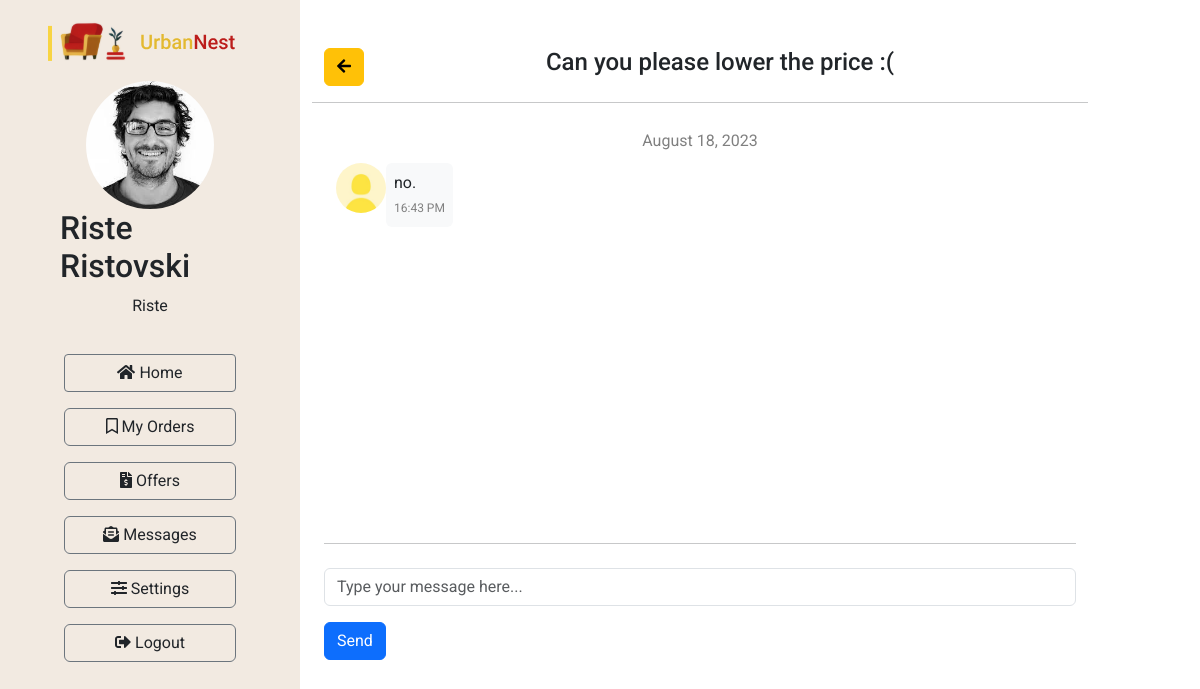
The page /dashboard/thread_detail/4 (signed in) on the database its author committed.
### Furniture/models.py (models this page shows, shortened)
class UrbanNestUser(models.Model):
    user = models.OneToOneField(User, on_delete=models.CASCADE)
    first_name = models.CharField(max_length=100)
    last_name = models.CharField(max_length=100)
    photo = models.ImageField(upload_to='images/users', null=True, blank=True)
    address = models.CharField(max_length=200)
    city = models.CharField(max_length=100)
    postal_code = models.CharField(max_length=100)
    province = models.CharField(max_length=100)
    country = CountryField()
    phone_number = models.CharField(max_length=15)
    shopping_cart = models.ForeignKey('ShoppingCart', on_delete=models.CASCADE, null=True, blank=True)

class MessageThread(models.Model):
    seller = models.ForeignKey(UrbanNestUser, related_name='seller_threads', on_delete=models.CASCADE)
    customer = models.ForeignKey(UrbanNestUser, related_name='customer_threads', on_delete=models.CASCADE)
    furniture_ad = models.ForeignKey(FurnitureAd, on_delete=models.CASCADE)
    title = models.CharField(max_length=255)
    creation_date = models.DateTimeField(auto_now_add=True)
    last_modified_date = models.DateTimeField(auto_now=True)
    active = models.BooleanField(default=True)

class Message(models.Model):
    thread = models.ForeignKey(MessageThread, on_delete=models.CASCADE)
    author = models.ForeignKey(UrbanNestUser, on_delete=models.CASCADE)
    message = models.TextField()
    creation_date = models.DateTimeField(auto_now_add=True)

### Furniture/views.py (the view, shortened to what this page needs)
# urls.py: path("dashboard/thread_detail/<int:thread_pk>", dashboard_thread_detail,
@login_required
def dashboard_thread_detail(request, thread_pk):
    user = UrbanNestUser.objects.get(user=request.user)
    thread = MessageThread.objects.get(pk=thread_pk)
    messages = Message.objects.filter(thread=thread).order_by('creation_date')
    form = MessageForm()
    context = {'user': user, 'form': form, 'thread': thread, 'messages': messages}
    return render(request, 'dashboard/dashboard-thread-detail.html', context=context)

### Furniture/forms.py
class MessageForm(forms.ModelForm):
    def __init__(self, *args, **kwargs):
        super(MessageForm, self).__init__(*args, **kwargs)
        for field in self.visible_fields():
            field.field.widget.attrs['class'] = 'form-control'
        self.fields['message'].widget.attrs.update({
            'class': 'form-control',
            'rows': 1,  # Display only 1 row initially
            'placeholder': 'Type your message here...',
            'style': 'resize: none;'  # Disable text area resizing
        })
    class Meta:
        model = Message
        fields = ("message",)
    message = forms.CharField(label='', widget=forms.Textarea)

### Furniture/templates/dashboard/dashboard-thread-detail.html (shortened to what this page needs)
{% extends "dashboard/base-dashboard.html" %}
{% block content %}
<div class="container mt-5 d-flex flex-row align-items-between justify-content-center">
    <a href="{% url 'dashboard_messages' %}" class="btn btn-warning text-center">
        <i class="fa fa-arrow-left" aria-hidden="true"></i>
    </a>
    <h4 class="container text-center">{{ thread.title }}</h4>
</div>
<hr class="hr">
<div class="container">
    <div class="container">
        <div class="messages" style="height: 400px; overflow-y: scroll;">
            {% with prev_date=None %}
            {% for message in messages %}
            {% if prev_date != message.creation_date|date:"Ymd" %}
            <div class="message-date">
                {{ message.creation_date|date:"F d, Y" }}
            </div>
            {% endif %}
            <div class="message {% if user == message.author %}message-out{% else %}message-in{% endif %}">
                <div class="message-avatar">
                    {% if user.photo %}
                    <img src="{% if user == message.author %}{{ MEDIA_URL }}{{ user.photo.url }}{% else %}{{ MEDIA_URL }}{{ message.author.photo.url }}{% endif %}"
                         alt="Avatar" class="rounded-circle">
                    {% endif %}
                </div>
                <div class="message-content bg-light rounded p-2">
                    <p class="mb-0">{{ message.message }}</p>
                    <small class="message-time">{{ message.creation_date|date:"H:i A" }}</small>
                </div>
            </div>
            {% endfor %}
            {% endwith %}
        </div>
    </div>
    <hr class="my-4">
    <form method="post">
        {{ form.as_p }}
        <button type="submit" class="btn btn-primary mt-0 mb-2">Send</button>
    </form>
</div>
{% endblock %}

### Furniture/templates/dashboard/base-dashboard.html (shortened to what this page needs)
<!DOCTYPE html>
<html lang="en">
<head>
    <link rel="stylesheet" href="https://cdn.jsdelivr.net/npm/bootstrap@5.3.0/dist/css/bootstrap.min.css">
    <link rel="stylesheet"
          href="https://cdn.jsdelivr.net/npm/@fortawesome/fontawesome-free@6.2.1/css/fontawesome.min.css"
>
</head>
<body>
<div style="min-height: 100vh;">
    <div class="row d-flex align-items-stretch p-0 m-0">
        <div class="py-3 px-5 col-md-3" style="background: #F2EAE1; min-height: 100vh;">
            <a href="{% url 'index' %}">
                <div>
                </div>
            </a>
            <div class="pt-3 container d-flex flex-column align-items-center justify-content-center mb-1">
                {% if user.photo %}
                <img src="{{ MEDIA_URL }}{{ user.photo.url }}" alt="" class="rounded-circle"
                     style="width: 128px; height: 128px;">
                {% endif %}
                <h2>{{ user.first_name }} {{ user.last_name }}</h2>
                <p>{{ user.user.username }}</p>
            </div>
            <div class="d-flex flex-column justify-content-center px-3 gap-3 py-3">
                <a href="{% url 'dashboard_home' %}" class="text-decoration-none text-reset btn btn-outline-secondary"
                   style="border-radius: 4px;"><i class="fas fa-home"></i> Home</a>
                <a href="{% url 'my_orders' %}" class="text-decoration-none text-reset btn btn-outline-secondary"><i
                        class='far fa-bookmark'></i> My
                    Orders</a>
                <a href="{% url 'offers' %}" class="text-decoration-none text-reset btn btn-outline-secondary"><i
                        class='fas fa-file-invoice-dollar'></i> Offers</a>
                <a href="{% url 'dashboard_messages' %}"
                   class="text-decoration-none text-reset btn btn-outline-secondary"><i
                        class='fas fa-envelope-open-text'></i> Messages</a>
                <a href="{% url 'edit_settings' %}" class="text-decoration-none text-reset btn btn-outline-secondary"><i
                        class='fas fa-sliders-h'></i> Settings</a>
                <a href="{% url 'logout' %}" class="text-decoration-none text-reset btn btn-outline-secondary"><i
                        class="fas fa-sign-out-alt"></i> Logout</a>
            </div>
        </div>
        <div class="col-md-8 white">
            {% block content %}{% endblock %}
        </div>
    </div>
</div>
</body>
</html>

### Furniture/templates/dashboard/base-dashboard.html (style rules this page uses)
* { font-family: 'Roboto', sans-serif !important; }
html, body { margin: 0; padding: 0; }
* { box-sizing: border-box; }

### Furniture/templates/dashboard/dashboard-thread-detail.html (style rules this page uses)
.message { display: flex; align-items: flex-start; margin-bottom: 15px; }
.message-avatar img { width: 50px; height: 50px; border-radius: 50%; }
.message-content { max-width: 70%; }
.message-date { text-align: center; margin: 10px 0; color: #808080; }
.message-time { font-size: 12px; color: #808080; }

### rows shown on the page
UrbanNestUser: photo (picture), first_name "Riste", last_name "Ristovski", user.username "Riste"
MessageThread: title "Can you please lower the price :("
Message: creation_date "August 18, 2023", author.photo (placeholder picture), message "no.", creation_date "16:43 PM"
